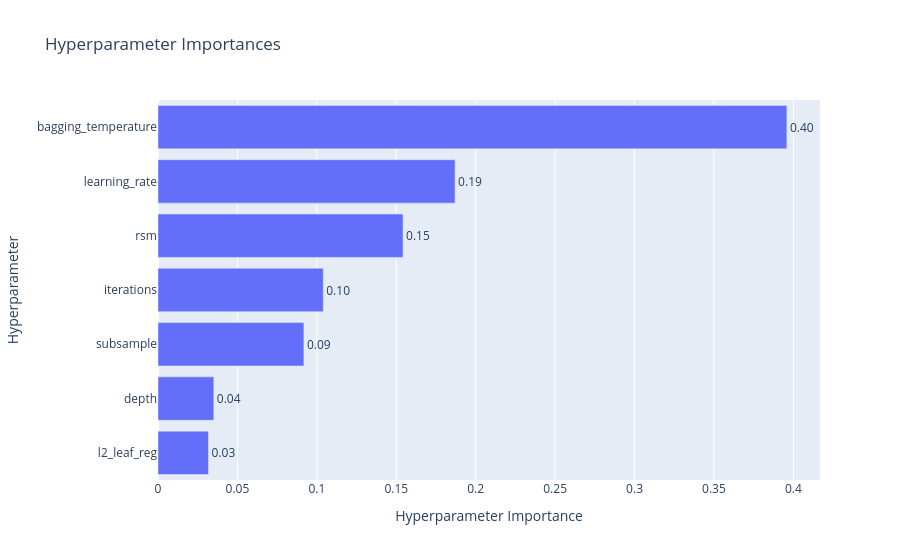

Here is the notebook cell this chart was saved with:
### Code cell
#shows the relative importances of hyperparameters.
tm.optuna_plot_param_importances(study)

### Figure 1 — Plotly figure (JSON) as saved in the notebook; plotly's stock layout.template omitted (floating-point values rounded to 4 significant figures)
{"data": [{"cliponaxis": false, "hovertemplate": ["l2_leaf_reg (FloatDistribution): 0.03178663518667887<extra></extra>", "depth (IntDistribution): 0.03513571112241664<extra></extra>", "subsample (FloatDistribution): 0.09184877949723777<extra></extra>", "iterations (IntDistribution): 0.10402644678485973<extra></extra>", "rsm (FloatDistribution): 0.15425582893361717<extra></extra>", "learning_rate (FloatDistribution): 0.18702374406971953<extra></extra>", "bagging_temperature (FloatDistribution): 0.3959228544054703<extra></extra>"], "name": "Objective Value", "orientation": "h", "text": ["0.03", "0.04", "0.09", "0.10", "0.15", "0.19", "0.40"], "textposition": "outside", "type": "bar", "x": [0.03179, 0.03514, 0.09185, 0.104, 0.1543, 0.187, 0.3959], "y": ["l2_leaf_reg", "depth", "subsample", "iterations", "rsm", "learning_rate", "bagging_temperature"]}], "layout": {"title": {"text": "Hyperparameter Importances"}, "xaxis": {"title": {"text": "Hyperparameter Importance"}}, "yaxis": {"title": {"text": "Hyperparameter"}}}}
